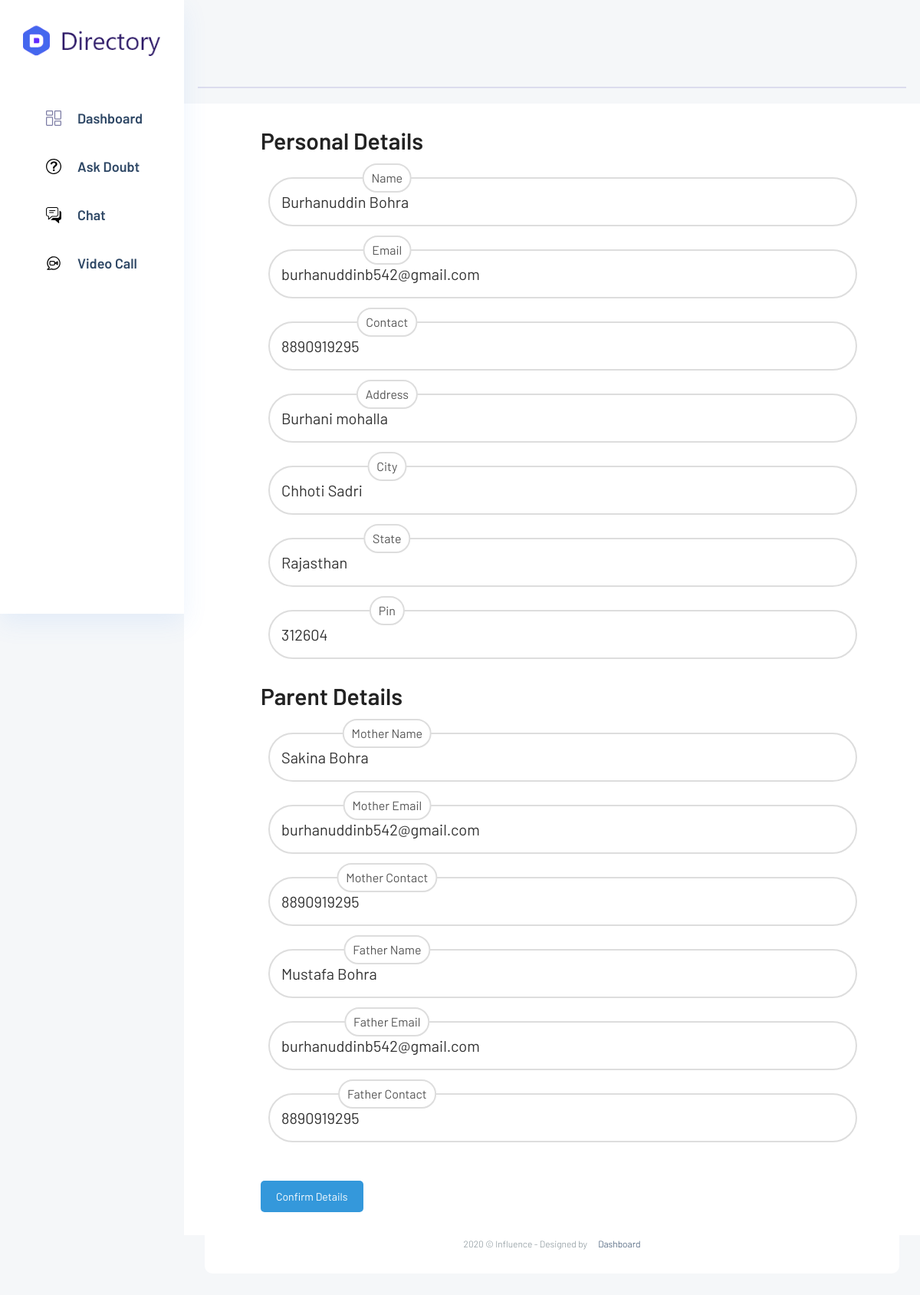
/student/Dashboard/Pages/edit_profile.php?id=7 (signed in), run on the app's committed database.
### tables this page shows
CREATE TABLE `subscription_user` (
  `id` int(11) NOT NULL,
  `user_id` int(255) NOT NULL,
  `name` varchar(255) NOT NULL,
  `email` varchar(255) NOT NULL,
  `contact` varchar(255) NOT NULL,
  `photo` varchar(255) NOT NULL,
  `mother_name` varchar(255) DEFAULT NULL,
  `mother_email` varchar(255) DEFAULT NULL,
  `mother_contact` varchar(20) DEFAULT NULL,
  `father_name` varchar(255) DEFAULT NULL,
  `father_email` varchar(255) DEFAULT NULL,
  `father_contact` varchar(20) NOT NULL,
  `address` varchar(255) NOT NULL,
  `city` varchar(255) NOT NULL,
  `state` varchar(100) NOT NULL,
  `pin` varchar(10) NOT NULL,
  `subscription_id` int(10) NOT NULL,
  `transaction_id` varchar(255) NOT NULL,
  `created_at` datetime NOT NULL DEFAULT current_timestamp(),
  `end_date` date NOT NULL,
  `verified` int(11) NOT NULL DEFAULT 0
);

### student/Dashboard/Pages/edit_profile.php (the view, shortened to what this page needs)
<?php
include ('../../../includes/config.php');
if (isset ($_GET['id'])) {
    $id = $_GET['id'];
    $stmt = $dbh->prepare("SELECT * FROM subscription_user WHERE id = :id");
    $stmt->bindParam(':id', $id);
    $stmt->execute();
    $user = $stmt->fetchAll(PDO::FETCH_ASSOC);
    foreach ($user as $userInfo) {
        $name = $userInfo['name'];
        $email = $userInfo['email'];
        $contact = $userInfo['contact'];
        $mother_name = $userInfo['mother_name'];
        $mother_email = $userInfo['mother_email'];
        $mother_contact = $userInfo['mother_contact'];
        $father_name = $userInfo['father_name'];
        $father_email = $userInfo['father_email'];
        $father_contact = $userInfo['father_contact'];
        $address = $userInfo['address'];
        $city = $userInfo['city'];
        $state = $userInfo['state'];
        $pin = $userInfo['pin'];
    }
}
?>
<!DOCTYPE html>
<html lang="en">
<head>
    <link rel="stylesheet" href="./css/style.css">
    <link rel="stylesheet" href="./css/demo.css">
    <link rel="stylesheet" href="../css/bootstrap1.min.css">
    <link rel="stylesheet" href="../vendors/themefy_icon/themify-icons.css">
    <link rel="stylesheet" href="../vendors/swiper_slider/css/swiper.min.css">
    <link rel="stylesheet" href="../vendors/select2/css/select2.min.css">
    <link rel="stylesheet" href="../vendors/niceselect/css/nice-select.css">
    <link rel="stylesheet" href="../vendors/owl_carousel/css/owl.carousel.css">
    <link rel="stylesheet" href="../vendors/gijgo/gijgo.min.css">
    <link rel="stylesheet" href="../vendors/font_awesome/css/all.min.css">
    <link rel="stylesheet" href="../vendors/tagsinput/tagsinput.css">
    <link rel="stylesheet" href="../vendors/datepicker/date-picker.css">
    <link rel="stylesheet" href="../vendors/datatable/css/jquery.dataTables.min.css">
    <link rel="stylesheet" href="../vendors/datatable/css/responsive.dataTables.min.css">
    <link rel="stylesheet" href="../vendors/datatable/css/buttons.dataTables.min.css">
    <link rel="stylesheet" href="../vendors/text_editor/summernote-bs4.css">
    <link rel="stylesheet" href="../vendors/morris/morris.css">
    <link rel="stylesheet" href="../vendors/material_icon/material-icons.css">
    <link rel="stylesheet" href="../css/metisMenu.css">
    <link rel="stylesheet" href="../css/style1.css">
    <link rel="stylesheet" href="../css/colors/default.css" id="colorSkinCSS">
    <link rel="stylesheet" href="https://code.jquery.com/ui/1.12.1/themes/base/jquery-ui.css">
</head>
<body>
    <?php include ('../includes/sidebar.php'); ?>
    <section class="main_content dashboard_part">
        <?php include ('../includes/navbar.php'); ?>
        <main class="cd__main">
            <div class="additional-details" id="additionalDetails">
                <form action="../backend/edit_profile.php" method="post" enctype="multipart/form-data">
                    <h2>Personal Details</h2>
                    <ul>
                        <li data-label="Name"><input type="text" name="name" value="<?php echo $name ?>"
                                class="styled-input">
                        </li>
                        <li data-label="Email"><input type="email" name="email" value="<?php echo $email ?>"
                                class="styled-input"></li>
                        <li data-label="Contact"><input type="tel" name="contact" value="<?php echo $contact ?>"
                                class="styled-input">
                        </li>
                        <li data-label="Address"><input type="text" name="address" value="<?php echo $address ?>"
                                class="styled-input">
                        </li>
                        <li data-label="City"><input type="text" name="city" value="<?php echo $city ?>"
                                class="styled-input">
                        </li>
                        <li data-label="State"><input type="text" name="state" value="<?php echo $state ?>"
                                class="styled-input">
                        </li>
                        <li data-label="Pin"><input type="text" name="pin" value="<?php echo $pin ?>"
                                class="styled-input">
                        </li>
                    </ul>
                    <h2>Parent Details</h2>
                    <ul>
                        <li data-label="Mother Name"><input type="text" name="mother_name"
                                value="<?php echo $mother_name ?>" class="styled-input"></li>
                        <li data-label="Mother Email"><input type="email" name="mother_email"
                                value="<?php echo $mother_email ?>" class="styled-input"></li>
                        <li data-label="Mother Contact"><input type="tel" name="mother_contact"
                                value="<?php echo $mother_contact ?>" class="styled-input"></li>
                        <li data-label="Father Name"><input type="text" name="father_name"
                                value="<?php echo $father_name ?>" class="styled-input"></li>
                        <li data-label="Father Email"><input type="email" name="father_email"
                                value="<?php echo $father_email ?>" class="styled-input"></li>
                        <li data-label="Father Contact"><input type="tel" name="father_contact"
                                value="<?php echo $father_contact ?>" class="styled-input"></li>
                    </ul>
                    <button type="submit" class="edit-details-button">Confirm Details</button></a>
                </form>
            </div>
        </main>
        <?php include ('../includes/footer.php'); ?>
    </section>
</body>
</html>

### student/Dashboard/Pages/css/style.css (style rules this page uses)
* { margin: 0; padding: 0; box-sizing: border-box; }
.cd__main { display: block !important; }
body { background: #fff; font: 14px/1.4 -apple-system, BlinkMacSystemFont, "Segoe UI", Roboto, "Helvetica Neue", Arial, sans-serif, "Apple Color Emoji", "Segoe UI Emoji", "Segoe UI Symbol", "Noto Color Emoji"; color: rgba(0,0,0,0.6); }

### student/Dashboard/Pages/css/demo.css (style rules this page uses)
* { margin: 0; padding: 0; }
*, *::before, *::after { margin: 0; padding: 0; box-sizing: inherit; }
body { min-height: 100vh; display: flex; justify-content: center; flex-wrap: wrap; align-content: flex-start; font-family: 'Roboto', sans-serif; font-style: normal; font-weight: 300; font-smoothing: antialiased; -webkit-font-smoothing: antialiased; -moz-osx-font-smoothing: grayscale; font-size: 15px; background: #eee; }
.cd__main { background: #fff; padding: 20px; flex-direction: row; flex-wrap: wrap; justify-content: center; }
.cd__main { display: flex; width: 100%; }

### student/Dashboard/Pages/edit_profile.php (style rules this page uses)
.additional-details { margin-left: auto; margin-right: 10px; max-width: 800px; align-content: center; justify-content: center; margin: 10px auto; }
.additional-details li { border: 2px solid #ddd; padding: 15px; margin: 30px; border-radius: 5rem; background: #fff; color: #333; transition: background 0.3s ease; width: calc(100% - 32px); font-size: 20px; position: relative; }
.additional-details li::before { content: attr(data-label); position: absolute; top: -20px; left: 20%; transform: translateX(-50%); background: #fff; padding: 5px 10px; font-size: 16px; color: #555; border: 2px solid #ddd; border-radius: 5rem; }
.edit-details-button { background-color: #3498db; color: #fff; border: none; padding: 10px 20px; border-radius: 5px; cursor: pointer; transition: background 0.3s ease; margin-top: 20px; align-self: flex-end; margin-left: 20px; }
h2 { margin-left: 20px; }
.styled-input { border: none; background: none; outline: none; font-family: inherit; font-size: inherit; color: inherit; padding: 0; margin: 0; width: 100%; display: inline; }

### data on the page
subscription_user: name "Burhanuddin Bohra", email "burhanuddinb542@gmail.com", contact "8890919295", address "Burhani mohalla", city "Chhoti Sadri", state "Rajasthan", pin "312604", mother_name "Sakina Bohra", mother_email "burhanuddinb542@gmail.com", mother_contact "8890919295", father_name "Mustafa Bohra", father_email "burhanuddinb542@gmail.com", father_contact "8890919295"
